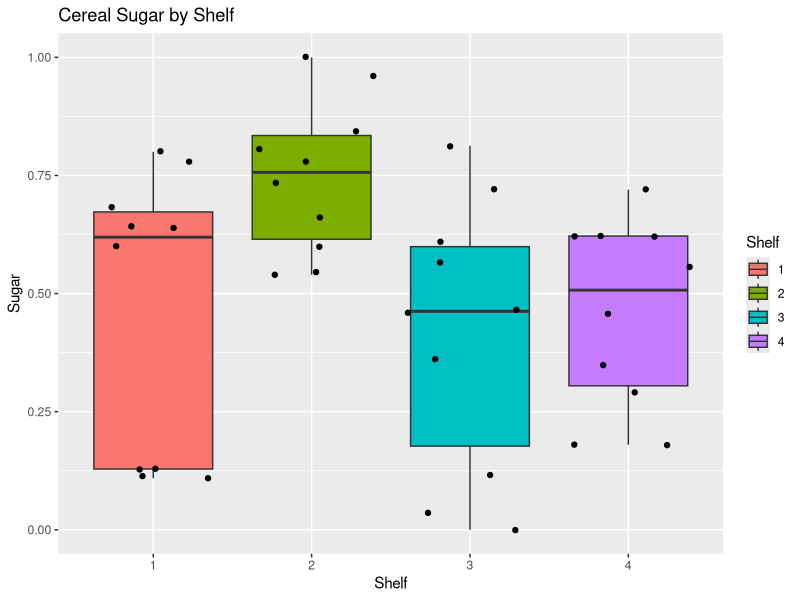
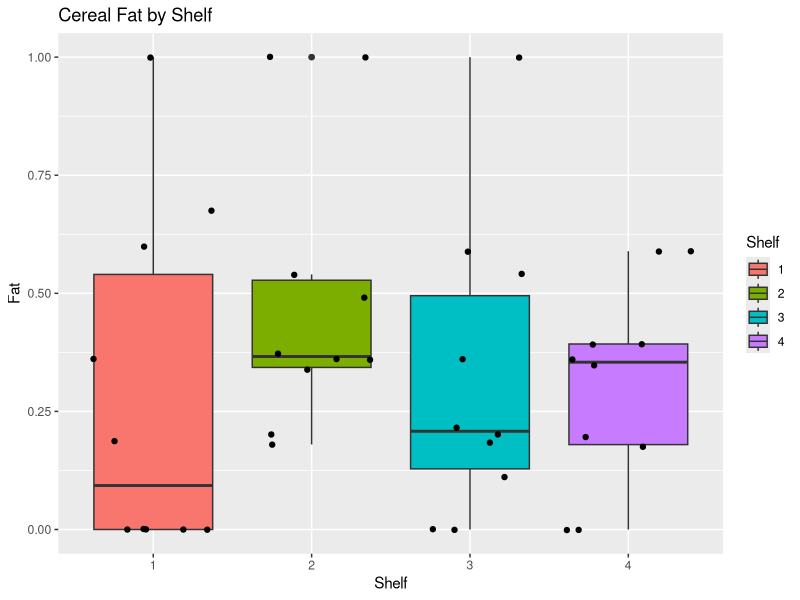
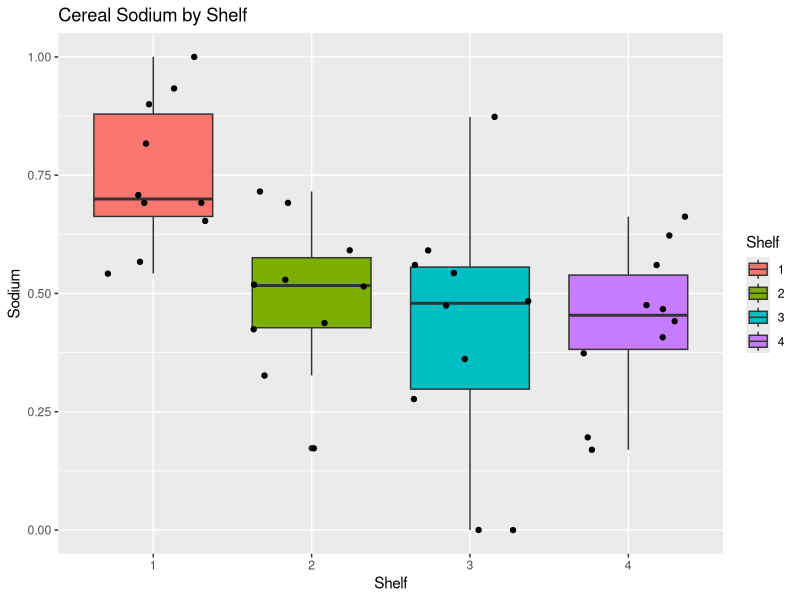
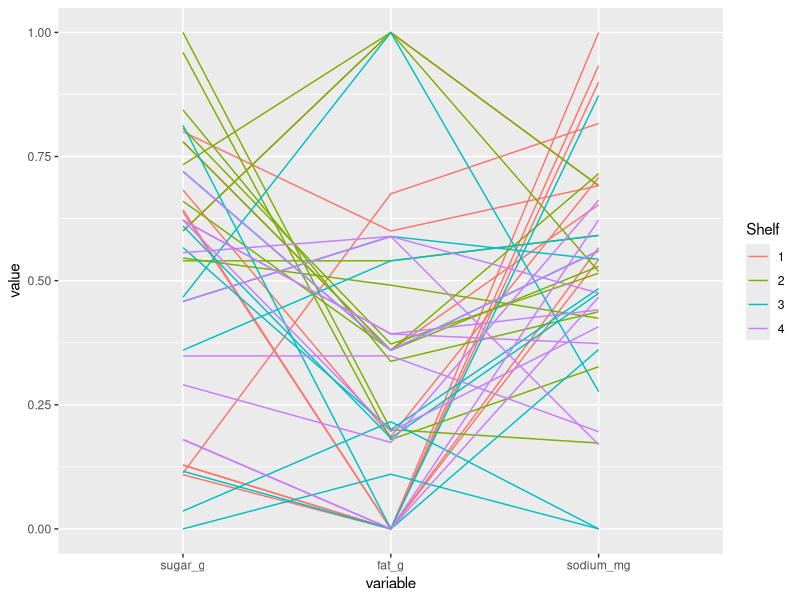
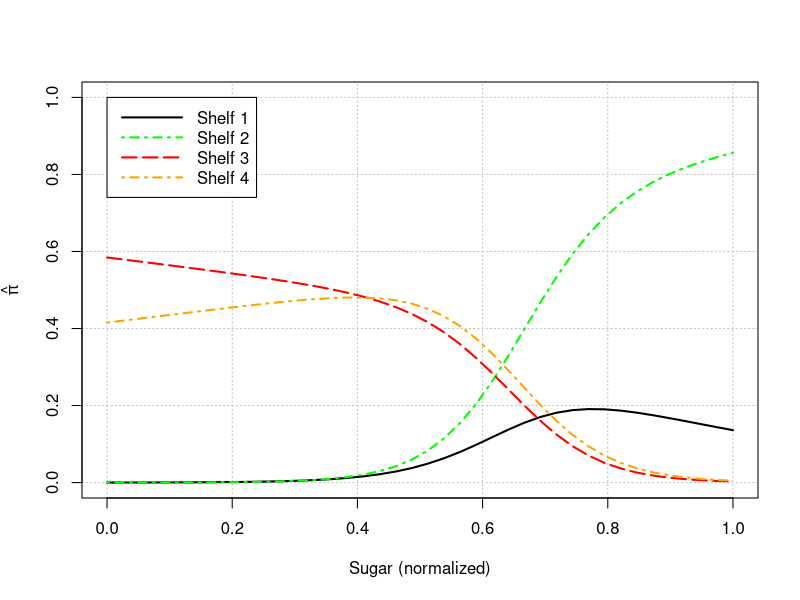

Here is the R script that generated these plots, in order:
## ---- chunk 1

library(knitr)
opts_chunk$set(tidy.opts=list(width.cutoff=60),tidy=TRUE)

rm(list = ls())

# Load Libraries
library(dplyr)
library(car)
library(Hmisc)
library(skimr)
library(ggplot2)
library(gmodels) 
library(vcd)
library(nnet)

## ---- chunk 2
df_unscaled <- read.csv("cereal_dillons.csv")
## ---- chunk 3
str(df_unscaled)
## ---- chunk 4
df_size_scaled = df_unscaled
df_size_scaled$sugar_g = df_size_scaled$sugar_g/df_unscaled$size_g
df_size_scaled$fat_g = df_size_scaled$fat_g/df_unscaled$size_g
df_size_scaled$sodium_mg = df_size_scaled$sodium_mg/df_unscaled$size_g
df_size_scaled$Shelf = as.factor(df_size_scaled$Shelf)
## ---- chunk 5

normalize = function(x) {
  (x - min(x))/(max(x) - min(x))
}

df = df_size_scaled
df = cbind(df[, 1:4], apply(df[,5:7], 2, normalize))
head(df) #confirmed normalization worked
## ---- chunk 6
ggplot(df, aes(Shelf, sugar_g)) + 
  geom_boxplot(aes(fill = Shelf)) +
  geom_jitter() +
  ylab("Sugar") + 
  xlab("Shelf") +
  ggtitle("Cereal Sugar by Shelf") 

ggplot(df, aes(Shelf, fat_g)) + 
  geom_boxplot(aes(fill = Shelf)) +
  geom_jitter() +
  ylab("Fat") + 
  xlab("Shelf") +
  ggtitle("Cereal Fat by Shelf") 

ggplot(df, aes(Shelf, sodium_mg)) + 
  geom_boxplot(aes(fill = Shelf)) +
  geom_jitter() +
  ylab("Sodium") + 
  xlab("Shelf") +
  ggtitle("Cereal Sodium by Shelf") 

## ---- chunk 7
#This library is an extension of ggplot2 and has functions that
#reduce complexity of combining geometric objects with transformed data; it was
#recommended when researching parallel coordinates plots

library(GGally, quietly = TRUE, warn.conflicts = FALSE)
df$Shelf <- as.factor(df$Shelf)
ggparcoord(df, columns = 5:7, groupColumn='Shelf', scale = 'globalminmax')
## ---- chunk 8
#Transformed Shelf back to Int for modeling
df$Shelf <- as.integer(df$Shelf)
## ---- chunk 9
mod.fit <- multinom(formula = Shelf ~ sugar_g + fat_g + sodium_mg, data=df,
                   epsilon = 0.0001, maxit = 1000, trace = F)
summary(mod.fit)
round(coef(mod.fit), 2)
## ---- chunk 10
Anova(mod.fit)
## ---- chunk 11
# epsilon = 0.0001 and maxit = 1000 were set since some models were not converging
model.H0 = multinom(
  formula = Shelf ~ sugar_g + fat_g + sodium_mg, 
  data=df, trace = F, epsilon = 0.0001, maxit = 1000)

model.sugar.fat = multinom(
  formula = Shelf ~ sugar_g + fat_g + sodium_mg + sugar_g:fat_g, 
  data=df, trace = F, epsilon = 0.0001, maxit = 1000)

model.sugar.sodium = multinom(
  formula = Shelf ~ sugar_g + fat_g + sodium_mg + sugar_g:sodium_mg, 
  data=df, trace = F, epsilon = 0.0001, maxit = 1000)

model.fat.sodium = multinom(
  formula = Shelf ~ sugar_g + fat_g + sodium_mg + fat_g:sodium_mg, 
  data=df, trace = F, epsilon = 0.0001, maxit = 1000)

model.sugar.fat.sodium = multinom(
  formula = Shelf ~ sugar_g + fat_g + sodium_mg + sugar_g:fat_g:sodium_mg, 
  data=df, trace = F, epsilon = 0.0001, maxit = 1000)

# interacions significance test 
print('Null vs Sugar:Fat')
anova(model.H0, model.sugar.fat)

print('Null vs Sugar:Sodium')
anova(model.H0, model.sugar.sodium)

print('Null vs Fat:Sodium')
anova(model.H0, model.fat.sodium)

print('Null vs Sugar:Fat:Sodium')
anova(model.H0, model.sugar.fat.sodium)
## ---- chunk 12
new_data = data.frame(
  sugar_g = 12/28/max(df_size_scaled$sugar_g),
  fat_g = .5/28/max(df_size_scaled$fat_g),
  sodium_mg = 130/28/max(df_size_scaled$sodium_mg))
pi.hat = predict(object = mod.fit, newdata = new_data, type = "probs")
round(pi.hat,3)
## ---- chunk 13
fat_mean <- mean(df$fat_g)
sodium_mean <- mean(df$sodium_mg)

# Estimate model 
mod.fit.sugar <- multinom(formula = Shelf ~ sugar_g + fat_g + sodium_mg, data = df, trace=F)
beta.hat <- coefficients(mod.fit.sugar)

# Plot each pi_j
#Shelf 1
curve(expr = 1/
        (1 + exp(beta.hat[1,1] + beta.hat[1,2]*x + beta.hat[1,3]*fat_mean + beta.hat[1,4]*sodium_mean) +
           exp(beta.hat[2,1] + beta.hat[2,2]*x + beta.hat[2,3]*fat_mean + beta.hat[2,4]*sodium_mean) +
           exp(beta.hat[3,1] + beta.hat[3,2]*x + beta.hat[3,3]*fat_mean + beta.hat[3,4]*sodium_mean)),
      col = "black", lty = "solid", lwd = 2, n = 40,
      xlim = c(min(df$sugar_g), max(df$sugar_g)), ylim=c(0,1), xlab = "Sugar (normalized)", 
      ylab = expression(hat(pi)), panel.first = grid(col = "gray", lty = "dotted"))  

# Shelf 2
curve(expr = exp(beta.hat[1,1] + beta.hat[1,2]*x + beta.hat[1,3]*fat_mean + beta.hat[1,4]*sodium_mean)/
        (1 + exp(beta.hat[1,1] + beta.hat[1,2]*x + beta.hat[1,3]*fat_mean + beta.hat[1,4]*sodium_mean) + 
               exp(beta.hat[2,1] + beta.hat[2,2]*x + beta.hat[2,3]*fat_mean + beta.hat[2,4]*sodium_mean) + 
               exp(beta.hat[3,1] + beta.hat[3,2]*x + beta.hat[3,3]*fat_mean + beta.hat[3,4]*sodium_mean)),
      col = "green", lty = "dotdash", lwd = 2, n = 40, add = TRUE)  
    
#Shelf 3
curve(expr = exp(beta.hat[2,1] + beta.hat[2,2]*x + beta.hat[2,3]*fat_mean + beta.hat[2,4]*sodium_mean)/
        (1 + exp(beta.hat[1,1] + beta.hat[1,2]*x + beta.hat[1,3]*fat_mean + beta.hat[1,4]*sodium_mean) +
           exp(beta.hat[2,1] + beta.hat[2,2]*x + beta.hat[2,3]*fat_mean + beta.hat[2,4]*sodium_mean) +
           exp(beta.hat[3,1] + beta.hat[3,2]*x + beta.hat[3,3]*fat_mean + beta.hat[3,4]*sodium_mean)),
      col = "red", lty = "longdash", lwd = 2, n = 40, add = TRUE)  

# Shelf 4
curve(expr = exp(beta.hat[3,1] + beta.hat[3,2]*x + beta.hat[3,3]*fat_mean + beta.hat[3,4]*sodium_mean)/
        (1 + exp(beta.hat[1,1] + beta.hat[1,2]*x+ beta.hat[1,3]*fat_mean + beta.hat[1,4]*sodium_mean) +
           exp(beta.hat[2,1] + beta.hat[2,2]*x + beta.hat[2,3]*fat_mean + beta.hat[2,4]*sodium_mean) +
           exp(beta.hat[3,1] + beta.hat[3,2]*x+ beta.hat[3,3]*fat_mean + beta.hat[3,4]*sodium_mean)),
      col = "orange", lty = "dotdash", lwd = 2, n = 40, add = TRUE)
    
#Legend    
legend(x = 0, y = 1, legend=c("Shelf 1", "Shelf 2", "Shelf 3", "Shelf 4"),
       lty=c("solid","dotdash", "longdash","dotdash"),
       col=c("black","green","red", "orange"), lwd = c(2,2,2,2), seg.len = 4)
## ---- chunk 14
# Use one standard deviation as c values for interpretability
sd.cereal <- apply(X = df[, -c(1,3:4)], MARGIN = 2, FUN = sd)
c.value <- c(1, sd.cereal)
round(c.value, 2)
## ---- chunk 15
# Store Wald confidence intervals
conf.int <- confint(object = mod.fit, level = 0.95)

# Odds Ratio Confidence Interval - Shelf 2 to Shelf 1
round(exp(conf.int[2:4,,1]*c.value[3]),2)
## ---- chunk 16
# Odds Ratio Confidence Interval - Shelf 3 to Shelf 1
round(exp(conf.int[2:4,,2]*c.value[4]),2)
## ---- chunk 17
# Odds Ratio Confidence Interval - Shelf 4 to Shelf 1
round(exp(conf.int[2:4,,3]*c.value[5]),2)
